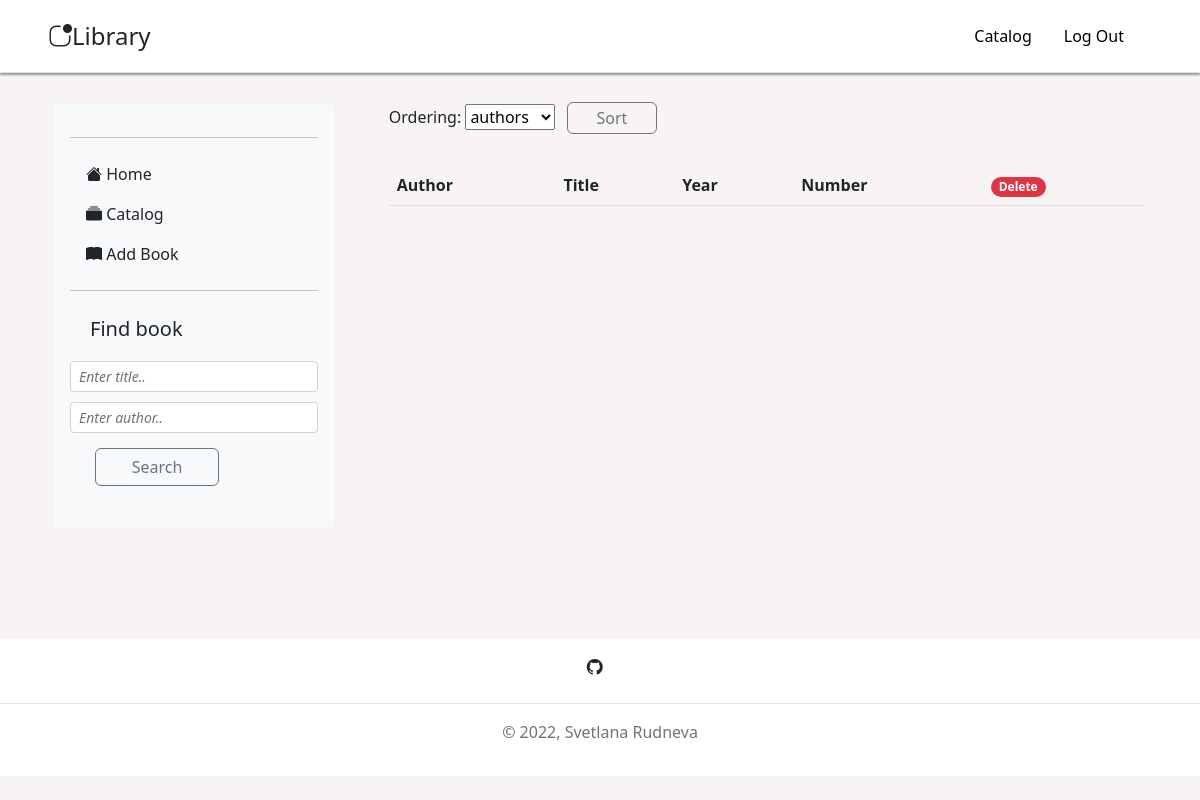
/books-catalog/ (signed in), run on an earlier commit of the app's database.
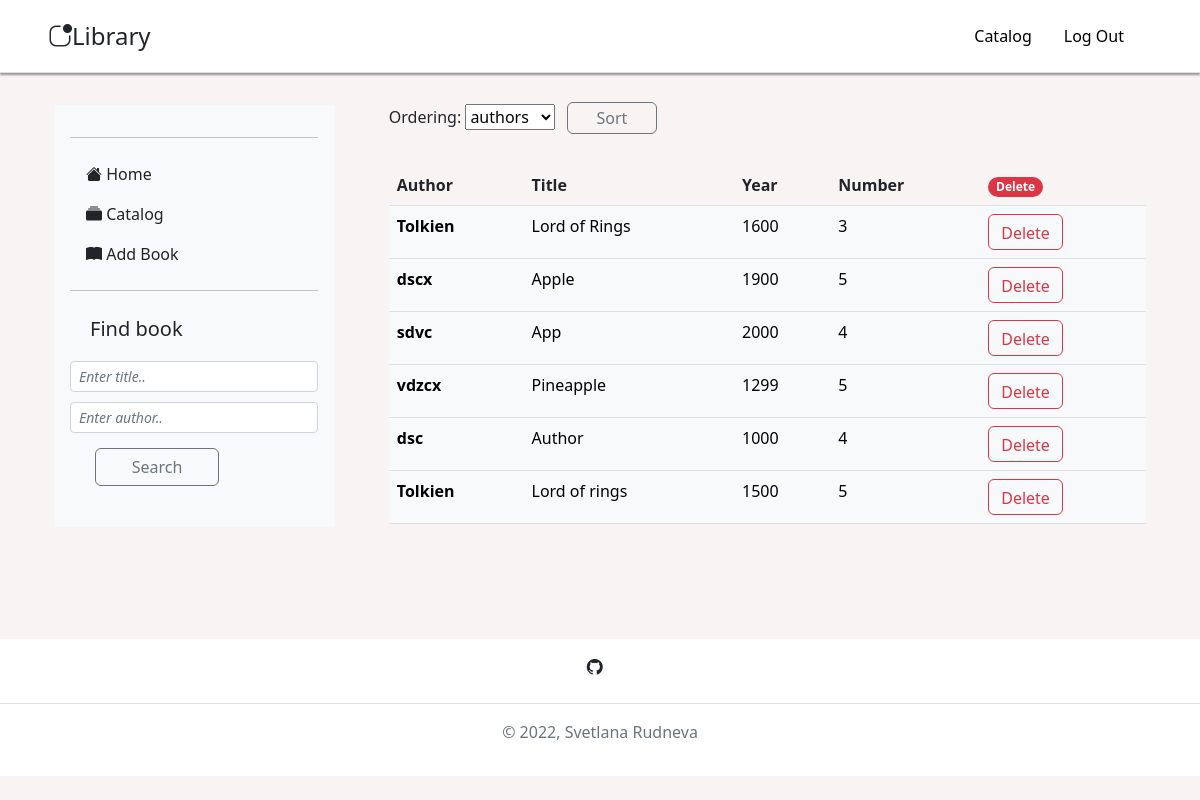
And on a later commit of the database.
### books/models.py (models this page shows, shortened)
class Book(models.Model):
    author = models.CharField(max_length=100)
    title = models.CharField(max_length=150, unique=True)
    year = models.IntegerField(default=2022)
    number = models.IntegerField(default=0)
    description = models.TextField(blank=True)
    about_author = models.TextField(blank=True)
    class Meta:
        verbose_name_plural = "books"
    def get_absolute_url(self):
        return f"/book/{self.title}"

### books/views.py (the view)
# urls.py: path('books-catalog/', catalog, name="catalog"),
@login_required(login_url='signin')
def catalog(request):
    books = Book.objects.all()
    if request.method == 'GET':
        form = BooksFilterForm(request.GET)
        if form.is_valid() and form.cleaned_data["ordering"]:
            books = books.order_by(form.cleaned_data["ordering"])
    else:
        form = BooksFilterForm()
    context = {
        "books": books,
        "form": form,
    }
    return render(request, "catalog.html", context)

### books/forms.py
class BooksFilterForm(forms.Form):
    ordering = forms.ChoiceField(required=False, choices=[
        ["author", "authors"],
        ["-author", "authors^"],
        ["year", "years"],
        ["year", "years^"],
    ])

### templates/catalog.html (shortened to what this page needs)
{% extends "base.html" %}
{% block content %}
  <form method="get">
    {{form}}
    <button type="submit" class="btn btn-outline-secondary" style="margin: 7px; margin-top: 5px; width: 12%; padding: 3px;">Sort</button>
  </form>
  <table class="table table-hover">
    <thead>
    <tr>
      <th scope="col">Author</th>
      <th scope="col">Title</th>
      <th scope="col">Year</th>
      <th scope="col">Number</th>
      <th scope="col"><span class="badge rounded-pill bg-danger">Delete</span></th>
    </tr>
    </thead>
    <tbody>
      {% for book in books %}
        <tr class="table-light">
          <th scope="row">{{ book.author }}</th>
          <td><a href="{{ book.get_absolute_url }}" class="nav-link" style="color:black;">{{ book.title }}</a></td>
          <td>{{ book.year }}</td>
          <td>{{ book.number }}</td>
          <td><form action="{% url 'delete' book.title %}" method="POST">
            <button type="submit" class="btn btn-outline-danger" style="height:36px;">Delete</button>
          </form></td>
        </tr>
      {% endfor %}
    </tbody>
  </table>
{% endblock %}

What changed in the data, as far as the page shows it:
added Book: author "Tolkien", title "Lord of Rings", year "1600", number "3"
added Book: author "dscx", title "Apple", year "1900", number "5"
added Book: author "sdvc", title "App", year "2000", number "4"
added Book: author "vdzcx", title "Pineapple", year "1299", number "5"
added Book: author "dsc", title "Author", year "1000", number "4"
added Book: author "Tolkien", title "Lord of rings", year "1500", number "5"
